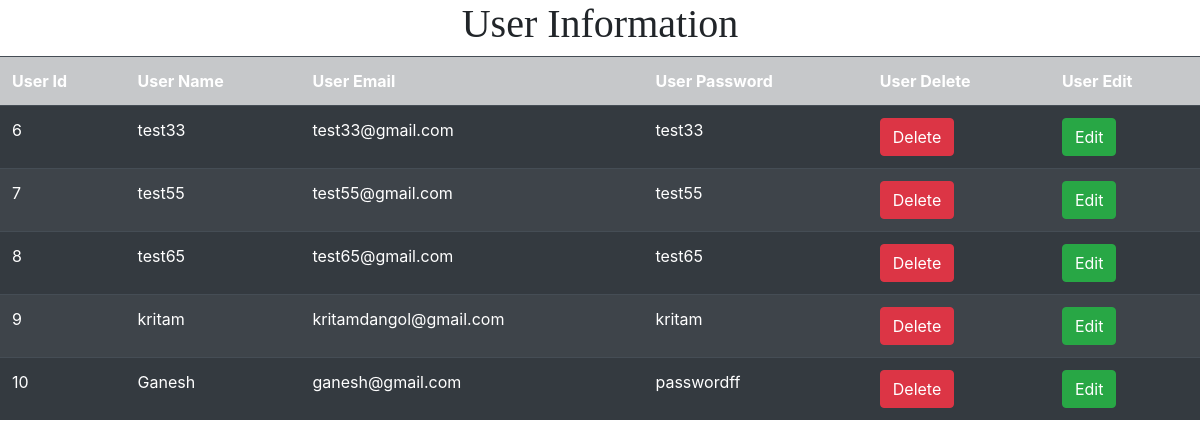
The page /show on the database its author committed.
### crudapp/models.py (models this page shows, shortened)
class User(models.Model):
    uname=models.CharField(max_length=50)
    uemail=models.EmailField(max_length=50)
    upassword=models.CharField(max_length=15)

### crudapp/views.py (the view)
# urls.py: path('show',views.show),
def show(request):
    users=User.objects.all()
    return render(request,'show.html',{'users':users})

### crudapp/templates/show.html (shortened to what this page needs)
<!DOCTYPE html>
<html lang="en">
<head>
        <link rel="stylesheet" href="https://stackpath.bootstrapcdn.com/bootstrap/4.4.1/css/bootstrap.min.css">
</head>
<body>
<h1 style="text-align:center; font-family:verdana; ">User Information</h1>
<table class="table table-dark table-striped">
    <tr class="table-dark">
        <th>User Id</th>
        <th>User Name</th>
        <th>User Email</th>
        <th>User Password</th>
        <th>User Delete</th>
        <th>User Edit</th>
    </tr>
        {% for user in users %}
    <tr>
            <td>{{user.id}}</td>
            <td>{{user.uname}}</td>
            <td>{{user.uemail}}</td>
            <td>{{user.upassword}}</td>
            <td><a href="/delete/{{user.id}}" class="btn btn-danger btn-small ">Delete</a></td>
            <td><a href="/edit/{{user.id}}" class="btn btn-success btn-small ">Edit</a></td>
    </tr>
        {% endfor %}
</table>
</body>
</html>

### rows shown on the page
User: id "6", uname "test33", uemail "test33@gmail.com", upassword "test33"
User: id "7", uname "test55", uemail "test55@gmail.com", upassword "test55"
User: id "8", uname "test65", uemail "test65@gmail.com", upassword "test65"
User: id "9", uname "kritam", uemail "kritamdangol@gmail.com", upassword "kritam"
User: id "10", uname "Ganesh", uemail "ganesh@gmail.com", upassword "passwordff"
